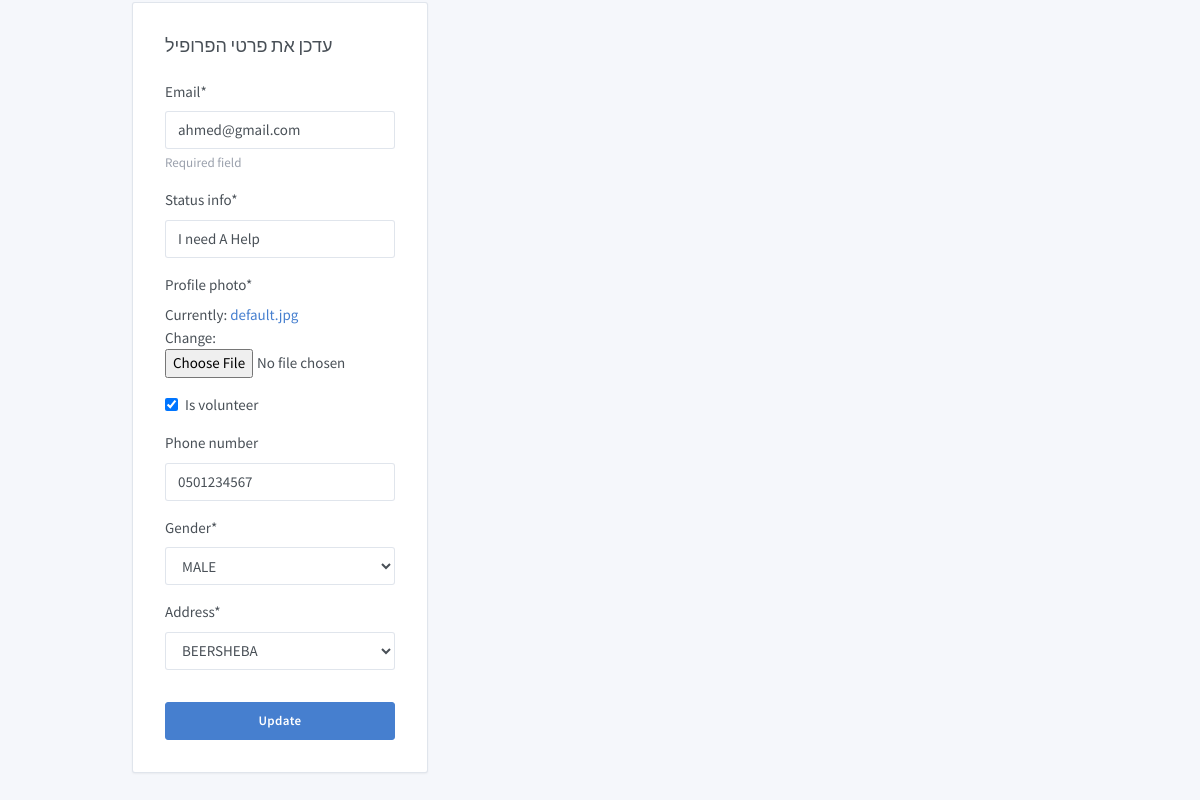
/profile/ahmed/ (signed in, lower part), run on an earlier commit of the app's database.
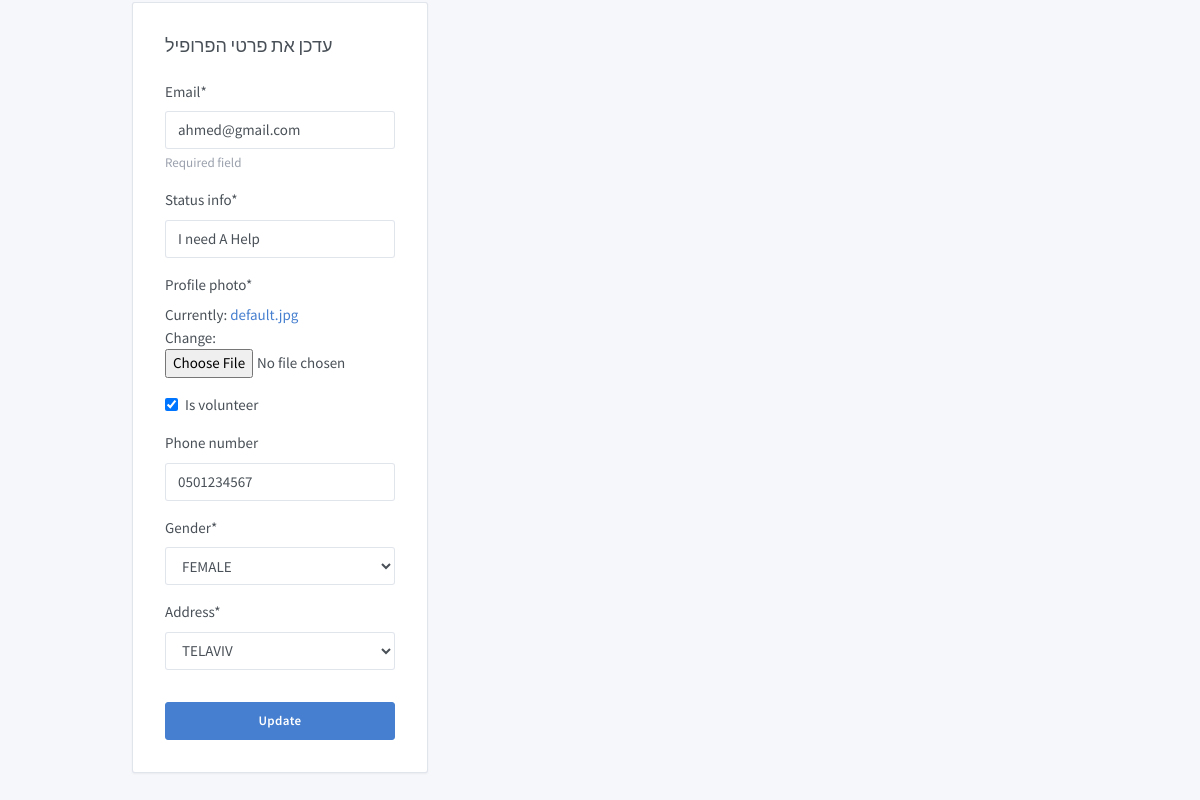
And on a later commit of the database.
### core/models.py (models this page shows, shortened)
class Profile(models.Model):
    user = models.OneToOneField(User, on_delete=models.CASCADE)
    profile_photo = models.FileField(default='default.jpg', upload_to='profile_photos')
    status_info = models.CharField(default="Enter status", max_length=1000)
    is_volunteer = models.BooleanField(default=False)
    phone_regex = RegexValidator(regex=r'^\+?1?\d{9,10}$',
                                 message="Phone number must be entered in the format: '+0000000000'")
    phone_number = models.CharField(validators=[phone_regex], max_length=10, blank=True)
    gender = models.CharField(max_length=10, choices=GENDER_CHOICES, default='Male')
    address = models.CharField(max_length=10, choices=ADDRESS_CHOICES, default='BeerSheba')

### core/views.py (the view, shortened to what this page needs)
# urls.py: url(r'^profile/(?P<username>\w+)/$', user_views.profile, name='profile'),
@login_required
def profile(request, username):
    if request.method == 'POST':
        u_form = UpdateUserForm(request.POST, instance=request.user)
        p_form = UpdateProfileForm(request.POST, request.FILES, instance=request.user.profile)
        if u_form.is_valid() and p_form.is_valid():
            u_form.save()
            p_form.save()
            messages.success(request, f'Your Profile has been updated!')
            url = reverse('profile', kwargs={'username': username})
            return redirect(url)
    else:
        if username == request.user.username:
            u_form = UpdateUserForm(instance=request.user)
            p_form = UpdateProfileForm(instance=request.user.profile)
            post_form = CreatePost()
            person = User.objects.get(username=username)
            context = {
                'u_form': u_form,
                'p_form': p_form,
                'post_form': post_form,
                'person': person,
            }
        comment_form = CreateComment()
        context.update({'comment_form': comment_form})
        context.update({'all_volunteers': get_all_volunteers()})
        context.update({'all_elderly': get_all_elderly()})
    return render(request, 'core/profile.html', context)

### core/forms.py
class UpdateUserForm(forms.ModelForm):
    email = forms.EmailField(max_length=254, help_text='Required field')
    class Meta:
        model = User
        fields = ['email']

class UpdateProfileForm(forms.ModelForm):
    class Meta:
        model = Profile
        fields = ['status_info', 'profile_photo', 'is_volunteer', 'phone_number', 'gender', 'address']

### core/views.py (called while the page is built)
def get_all_volunteers():
    result = list()
    users_list = Profile.objects.all()
    for user_item in users_list:
        if getattr(user_item, "is_volunteer"):
            result.append(user_item)
    return result

def get_all_elderly():
    result = list()
    users_list = Profile.objects.all()
    for user_item in users_list:
        if not getattr(user_item, "is_volunteer"):
            result.append(user_item)
    return result

### core/templates/core/profile.html (shortened to what this page needs)
{%load static %}
{% load crispy_forms_tags %}
<!doctype html>
<html dir="ltr" lang="en">
<head>
    <link href="https://maxcdn.bootstrapcdn.com/font-awesome/4.7.0/css/font-awesome.min.css" rel="stylesheet">
    <link href="{%static 'core/dashboard.css'%}" rel="stylesheet"/>
</head>
<body>
<div class="page">
    <div class="page-main">
        <div class="my-3 my-md-5">
            <div class="container">
                <div class="row">
                    <div class="col-lg-4">
                        {%if u_form or p_form%}
                        <form action="" class="card" enctype="multipart/form-data" method="post">
                            <div class="card-body p-6">
                                <div class="card-title">עדכן את פרטי הפרופיל</div>
                                {{u_form|crispy}}
                                {{p_form|crispy}}
                                <div class="form-footer">
                                    <button class="btn btn-primary btn-block" name="Update" type="submit">Update
                                    </button>
                                </div>
                            </div>
                        </form>
                        {%endif%}
                    </div>
                    <div class="col-lg-8">
                    </div>
                </div>
            </div>
        </div>
    </div>
</div>
</body>
</html>

What changed in the data, as far as the page shows it:
changed Profile "I need A Help": gender "MALE" → "FEMALE"; address "BEERSHEBA" → "TELAVIV"
